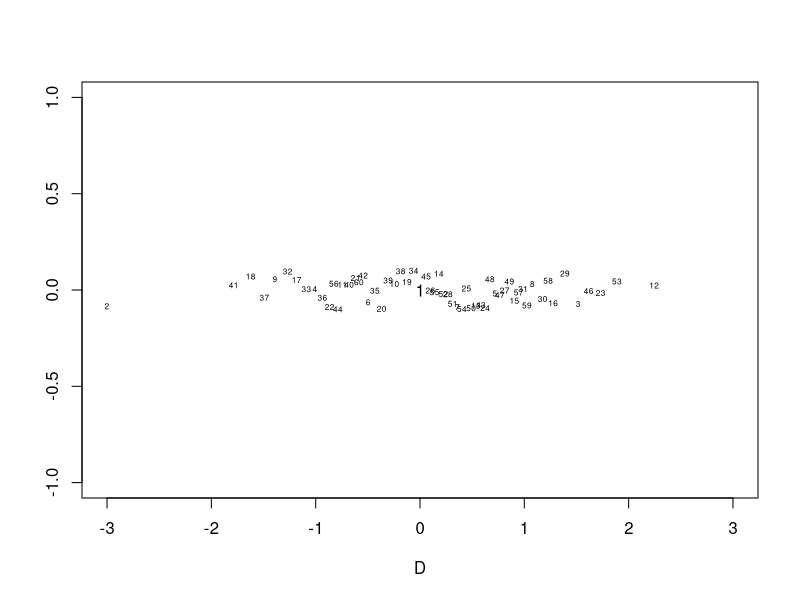
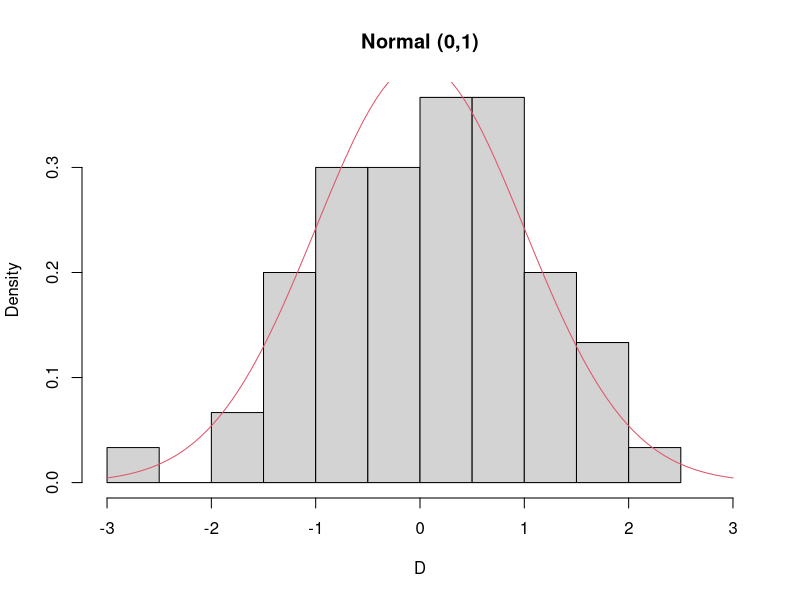
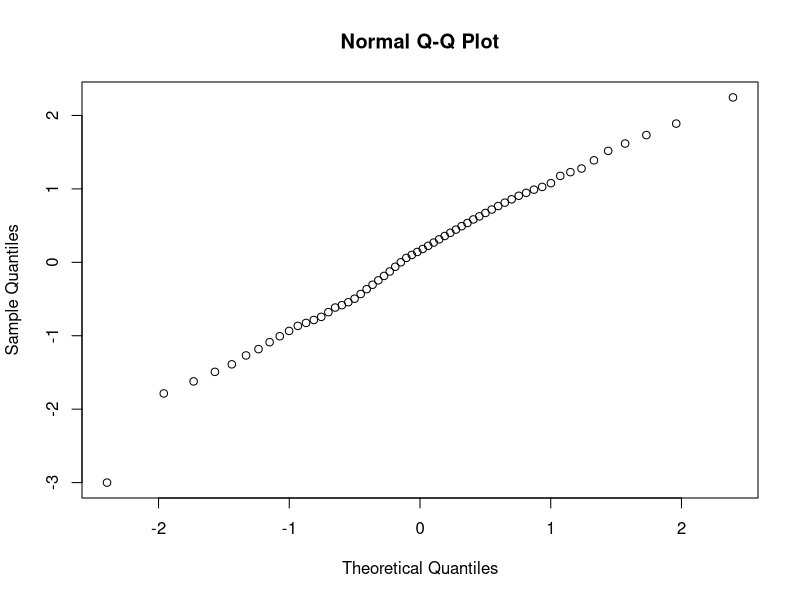
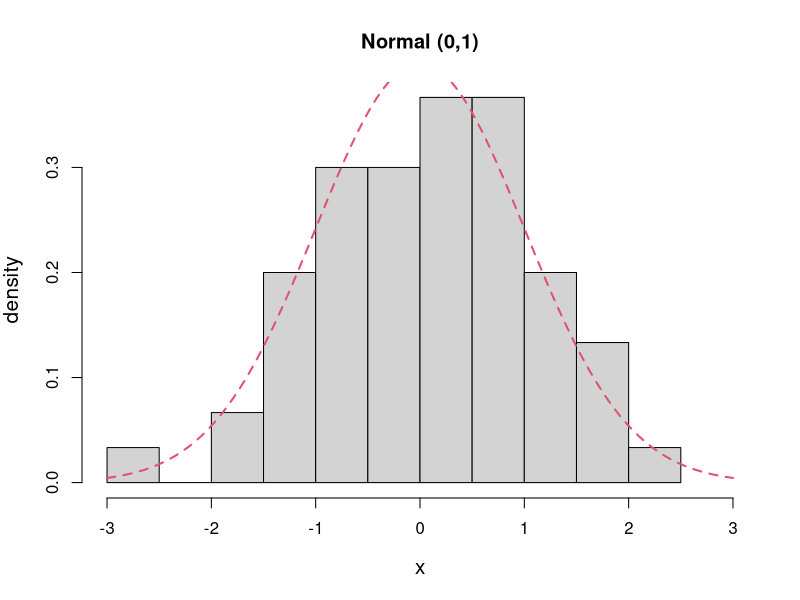
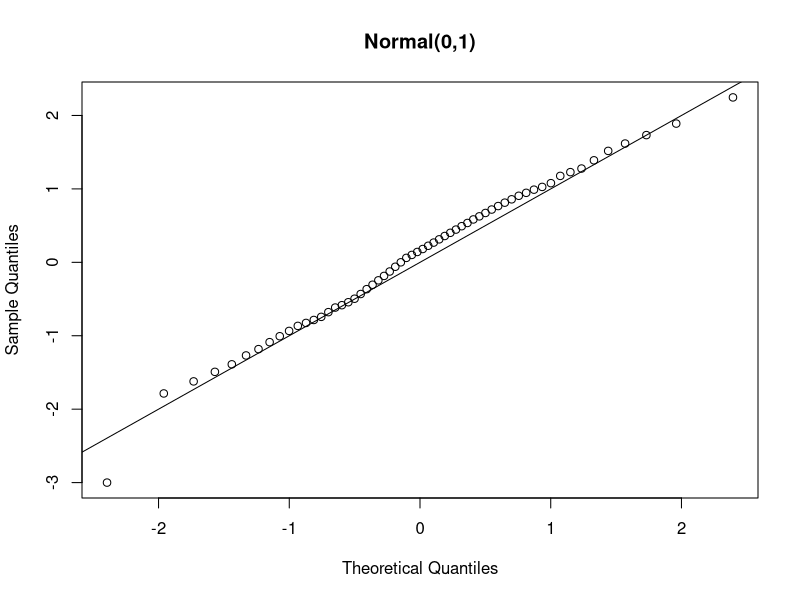

R code for these plots, in order:
#Normal distribution
setwd("~/Documents/Code/Minimal_Energy_Way/1323273/MED Rcodes/CameraPlacement")
p=1
k=4*p
k=80
f=function(x)
dnorm(x,0,1)

lf=function(x) #log funtion of normal distribution
-x^2/2

energy1=function(x)
{
d=abs(D-x)+10^(-10)
#val=-2*log(f(x))+log(sum(1/(fev^2*d^k)))
val=-2*lf(x)+log(sum(exp(-2*lfev-k*log(d))))
return(val)
}
#U=1
#U=-1
#U=-0.5
#U=0.5
#U=1.5
#U=-1.5
U=2
#U=-2
#U=-8  if U=8 the result is very bad
#W=2 it is normal but not good

#W=1.2 it is good
#W=-1.2 it is bad
#W=1.5 it is good not better than 1.2
#W=1.1  it is good
#W=0.6 good

#W=0.4 not enough good

#W=0.2 not enough good
W=1.6

# This test works well for different U values and W values, the interval of the W is less than 2, we can 

energy2=function(x)
{
  d=abs(D-x)+10^(-10)
  #val=-2*log(f(x))+log(sum(1/(fev^2*d^k)))
  val=-2*W*lf(x)+log(sum(exp(-2*W*lfev+U*d-k*log(d)))) #This is very bad!
  return(val)
}


ac=1# 1 is also good!
k=80
m=40  #k must the 2d times than m!!! please keep in mind that!
W=1
energy=function(x)
{
  d=abs(D-x)+10^(-10)
  #d_kernel=kernel_CF(d)
  #d=1/d
  d_kernel=d
  #val=-2*log(f(x))+log(sum(1/(fev^2*d^k)))
  val=-(k/(2*p))*lf(x)+log(sum(exp(-(k/(2*p))*lfev-k*log(d_kernel))))
  A=k*log(d_kernel)
  B=ac*d_kernel
  C=(-1)*lfev*lf(x)*W
  D=C+B
  val_w=log(sum(exp(-(m)*D-A)))  #This negative is very important to be loaded in!
  return(val_w)
}



energy_XMD2=function(x)
{
  d=abs(D-x)+10^(-10)
  #d_kernel=kernel_CF(d)
  #val=-2*log(f(x))+log(sum(1/(fev^2*d^k)))
  val=-(k/(2*p))*lf(x)+log(sum(exp(-(k/(2*p))*lfev+k*log(d_kernel))))
  A=k*log(d_kernel)
  B=ac*d_kernel
  C=(-1)*lfev*lf(x)
  D=C+B
  val_w=log(sum(exp(-(m)*D+A)))
  return(val_w)
}



#N=100
N=60

D=0
n=length(D)
plot(cbind(D,0), xlim=c(-3,3), type="n")
text(cbind(D,0), labels=1:n)
one=rep(1,n)
fev=f(D)
lfev=lf(D)
S=matrix(seq(-3,3,length=10*N),ncol=1)
S1=matrix(seq(-3,3,length=10*95),ncol=1)
S2=matrix(seq(-3,3,length=10*15),ncol=1)
S3=matrix(seq(-3,3,length=10*180),ncol=1)
S4=matrix(seq(-3,3,length=10*55),ncol=1)



for(j in 2:N)
{
val=apply(S,1,energy)
val1=apply(S1,1,energy)
val2=apply(S2,1,energy)
val3=apply(S3,1,energy)
val4=apply(S4,1,energy)
new=S[which.min(val)]
new1=S1[which.min(val1)]

new2=S2[which.min(val2)]

new3=S3[which.min(val3)]

new4=S4[which.min(val4)]

new=max(new,new1,new2,new3,new4)

points(new,runif(1,-.1,.1), type="n")
text(new,runif(1,-.1,.1),labels=j, cex=.5)
D=c(D,new)
n=length(D)
#fev=c(fev,f(new))
lfev=c(lfev,lf(new))
}
hist(D,breaks=15, xlim=c(-3,3), prob=T, main="Normal (0,1)")
curve(dnorm(x,0,1), from=-3,to=3,col=2, add=T)

pdf(file="normal_paper.pdf")
hist(D,breaks=15, xlim=c(-3,3), prob=T, main="Normal (0,1)" ,xlab="x", ylab="density", cex.lab=1.25)
curve(dnorm(x,0,1), from=-3,to=3,col=2,lty=2, lwd=2, add=T)
dev.off()

qqnorm(D)

pdf(file="QQnorm.pdf")
plot(qnorm(((1:N)-.5)/N),sort(D),xlab="Theoretical Quantiles", ylab="Sample Quantiles", main="Normal(0,1)")
abline(0,1)
dev.off()


################################################################
###############################################################
#############################################################

# elif D == 3:
#   # set gaussian ceters and covariances in 3D
#   means = np.array([[2, 2, 2],
#                     [2, 2, -2],
#                     [-2, 2, -2],
#                     [-2, 2, 6],
#                     [-6, 2, 6],
#                     [-6, 2, 2],
#                     [6, 2, 2],
#                     [6, 2, -2],
#                     [6, 2, 6],
#                     [6, 2, -6],
#                     [-6, 2, -2],
#                     [-6, 2, -6],
#                     [-2, 2, -6],
#                     [-2, 2, 2],
#                     [2, 2, 6],
#                     [2, 2, -6]])
# covs = np.array([np.diag([0.63, 0.74, 1]),
#                  np.diag([0.68, 0.61, 1]),
#                  np.diag([0.72, 0.81, 0.91]),
#                  np.diag([0.81, 0.84, 0.81]),
#                  np.diag([0.97, 1, 0.65]),
#                  np.diag([1, 0.85, 0.61]),
#                  np.diag([1, 0.91, 0.71]),
#                  np.diag([0.61, 0.75, 0.81]),
#                  np.diag([0.88, 0.81, 0.91]),
#                  np.diag([0.71, 0.95, 1.0]),
#                  np.diag([0.68, 0.88, 0.68]),
#                  np.diag([0.91, 0.75, 0.69]),
#                  np.diag([0.98, 0.88, 0.77]),
#                  np.diag([1.0, 0.75, 0.91]),
#                  np.diag([0.68, 0.82, 0.71]),
#                  np.diag([0.92, 0.95, 0.81]),
#                  np.diag([1.0, 0.95, 0.88]),
#                  np.diag([1.0, 1.0, 0.68])])

##############################################################
##############################################################
##############################################################
##############################################################
Sigama_mu=1;
mu_mu=0;

Sigama_fa=0.05;
mu_fa=0.95;

Sigama_vi=3.5;
mu_vi=2;


Mu_1=D*Sigama_mu+mu_mu;
Fa_2=D*Sigama_fa+mu_fa;
Vi_3=D*Sigama_vi+mu_vi;

# r sample multiple times without replacement
#sample (c(1:10), size=3, replace =F)

# r sample with replacement from vector
#sample (c(1:10), size=3, replace=T)
NumberOfSize=1600

X_1=sample(Mu_1,size=NumberOfSize,replace=T)
X_2=sample(Fa_2,size=NumberOfSize,replace=T)
X_3=sample(Vi_3,size=NumberOfSize,replace=T)



D_matrix_3 <- matrix(0, nrow = NumberOfSize, ncol = 3)






# 
# 
# 
# Sigama1=0.98
# Sigama2=0.89
# Sigama3=0.98
# Sigama4=0.7
# mu1=2.5
# mu2=-2.5
# mu3=3
# mu4=-3
# 
# 
# Sigama12=0.87
# mu12=2
#   
#   
# Sigama11=0.96
# Sigama22=0.95
# Sigama33=0.99
# Sigama44=0.91
# mu11=2.5
# mu22=-2.5
# mu33=-3
# mu44=3
#   
# 
# X_1=D*Sigama1+mu1
# X_2=D*Sigama2+mu2
# X_3=D*Sigama3+mu3
# X_4=D*Sigama4+mu4
# 
# X12=append(X_1,X_2)
# X123=append(X12,X_3)
# X1234=append(X123,X_4)
# 
# 
# 
# Y_1=D*Sigama12+mu12
# 
# 
# Z_11=D*Sigama11+mu11
# Z_22=D*Sigama22+mu22
# Z_33=D*Sigama33+mu33
# Z_44=D*Sigama44+mu44
# 
# Z12=append(Z_11,Z_22)
# Z123=append(Z12,Z_33)
# Z1234=append(Z123,Z_44)
# 
# library("scatterplot3d")
# 
# NumberOfSize=200
# 
# # r sample multiple times without replacement
# #sample (c(1:10), size=3, replace =F)
# 
# # r sample with replacement from vector
# #sample (c(1:10), size=3, replace=T)
# 
# X_1=sample(X_1,size=NumberOfSize)
# X_2=sample(X_2,size=NumberOfSize)
# X_3=sample(X_3,size=NumberOfSize)
# X_4=sample(X_4,size=NumberOfSize)
# 
# X_12=append(X_1,X_2)
# X_123=append(X_12,X_3)
# X_1234=append(X_123,X_4)
# X=X_1234
# 
# Y_1=sample(Y_1,size=NumberOfSize)
# Y_12=append(Y_1,Y_1)
# Y_123=append(Y_12,Y_1)
# Y_1234=append(Y_123,Y_1)
# Y=Y_1234
# 
# Z_11=sample(Z_11,size=NumberOfSize)
# Z_22=sample(Z_22,size=NumberOfSize)
# Z_33=sample(Z_33,size=NumberOfSize)
# Z_44=sample(Z_44,size=NumberOfSize)
# 
# Z_1122=append(Z_11,Z_22)
# Z_112233=append(Z_1122,Z_33)
# Z_11223344=append(Z_112233,Z_44)
# Z=Z_11223344
# 
# scatterplot3d(X,Y,Z, color=par("col"),pch = 16, grid=FALSE, box=FALSE)
# 
# 
# #save(X,file="x_r_output.txt")
# 
# sink("x_r.txt")
# cat(X)
# 
# write.table(X,"X_table_r.txt",sep="\n",row.names = FALSE)
# 
# sink("y_r.txt")
# cat(Y)
# write.table(Y,"Y_table_r.txt",sep="\n",row.names = FALSE)
# 
# 
# 
# sink("z_r.txt")
# cat(Z)
# write.table(Z,"Z_table_r.txt",sep="\n",row.names = FALSE)
# 
# 

#c->file("x_r.txt","w")
#writeLines(X,c)
#write.table(X,"/home/daixiongming/Documents/Code/Minimal_Energy_Way/1323273/MED Rcodes/CameraPlacement")

#scatterplot3d(X,Z,Y, color=par("col"),pch = 16, grid=FALSE, box=FALSE)
#scatterplot3d(X,Y,Z, pch = 16, grid=c("xy","xz","yz"))
